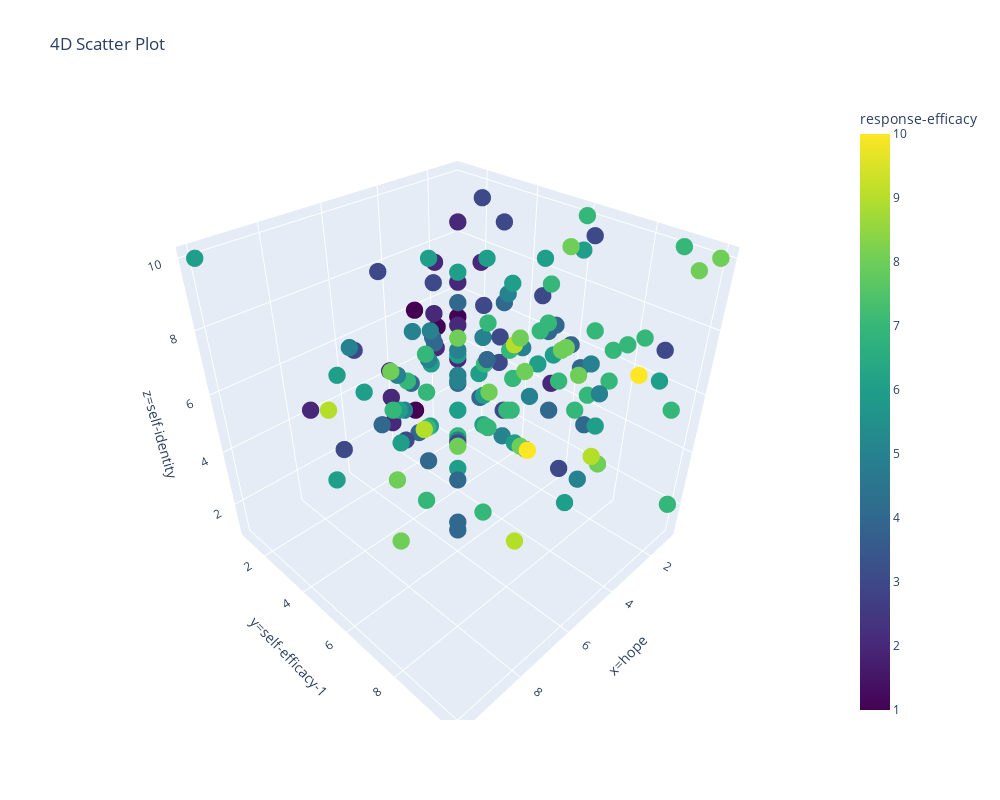

Here is the notebook cell this chart was saved with:
### Code cell
import plotly.express as px
testdf = df[['hope', 'self-efficacy-1', 'self-identity','response-efficacy']]
interactiveplot3d(testdf,df['hope'],df['self-efficacy-1'],df['self-identity'],df['response-efficacy'])

### Figure 1 — Plotly figure (JSON) as saved in the notebook; plotly's stock layout.template omitted (floating-point values rounded to 4 significant figures; data arrays with more than 128 entries replaced by an {"elided": "..."} marker saying what was removed)
{"data": [{"hovertemplate": "x=hope=%{x}<br>y=self-efficacy-1=%{y}<br>z=self-identity=%{z}<br>response-efficacy=%{marker.color}<extra></extra>", "legendgroup": "", "marker": {"color": {"elided": "184 int values"}, "coloraxis": "coloraxis", "size": 6, "symbol": "circle"}, "mode": "markers", "name": "", "scene": "scene", "showlegend": false, "type": "scatter3d", "x": {"elided": "184 int values"}, "y": {"elided": "184 int values"}, "z": {"elided": "184 int values"}}], "layout": {"coloraxis": {"colorbar": {"title": {"text": "response-efficacy"}}, "colorscale": [[0, "#440154"], [0.1111, "#482878"], [0.2222, "#3e4989"], [0.3333, "#31688e"], [0.4444, "#26828e"], [0.5556, "#1f9e89"], [0.6667, "#35b779"], [0.7778, "#6ece58"], [0.8889, "#b5de2b"], [1, "#fde725"]]}, "height": 800, "legend": {"tracegroupgap": 0}, "scene": {"domain": {"x": [0, 1], "y": [0, 1]}, "xaxis": {"title": {"text": "x=hope"}}, "yaxis": {"title": {"text": "y=self-efficacy-1"}}, "zaxis": {"title": {"text": "z=self-identity"}}}, "title": {"text": "4D Scatter Plot"}, "width": 1000}}
